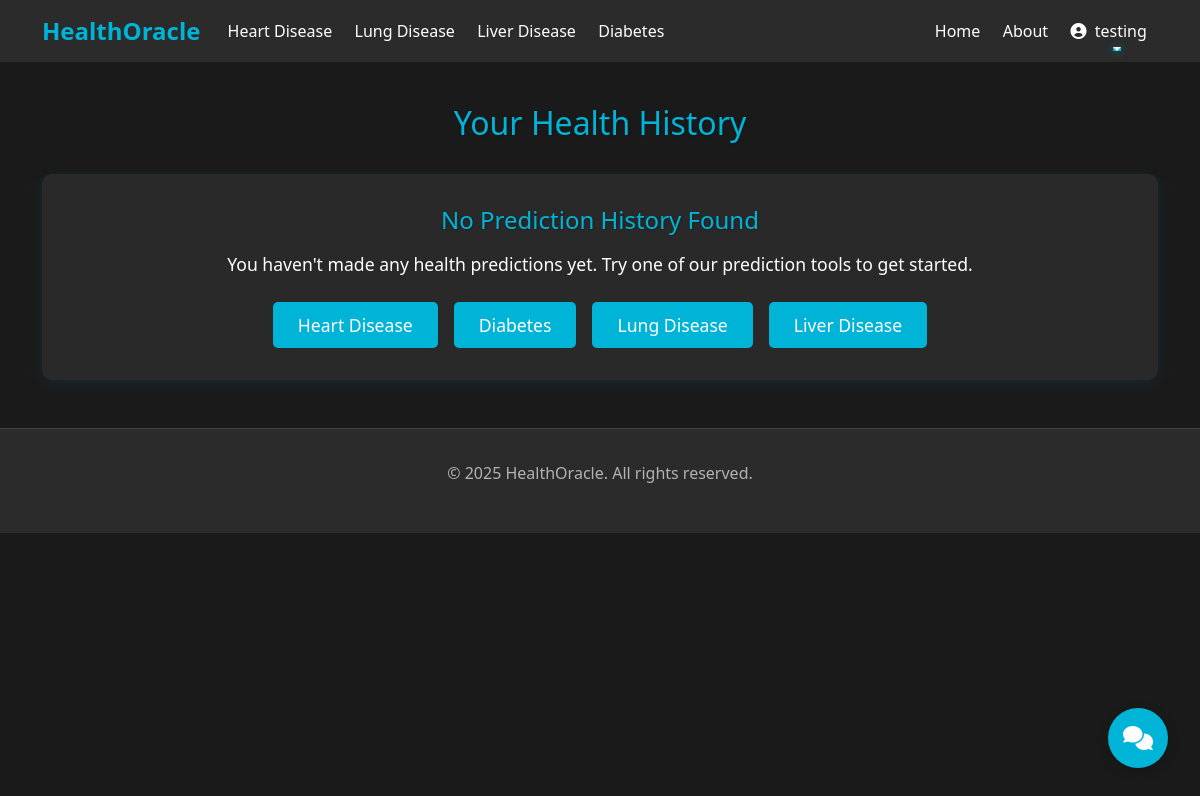
Before: /history/ (signed in) with the older database file.
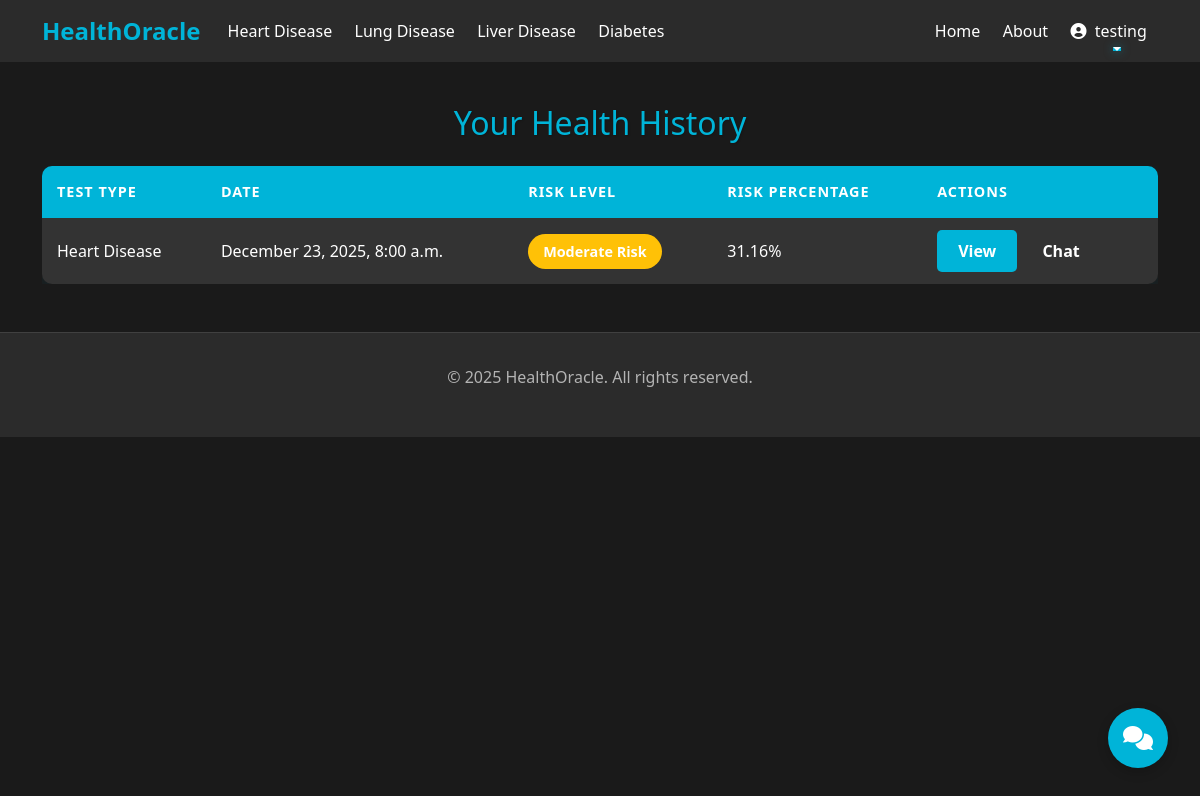
After: the same page with the newer database file.
### HealthOracle/models.py (models this page shows, shortened)
class PredictionHistory(models.Model):
    TEST_TYPES = (
        ('heart', 'Heart Disease'),
        ('lung', 'Lung Disease'),
        ('liver', 'Liver Disease'),
        ('diabetes', 'Diabetes'),
    )
    user = models.ForeignKey(User, on_delete=models.CASCADE)
    test_type = models.CharField(max_length=20, choices=TEST_TYPES)
    risk_percentage = models.FloatField()
    category = models.CharField(max_length=20)
    advice = models.TextField()
    input_data = models.JSONField()
    date_created = models.DateTimeField(auto_now_add=True)
    class Meta:
        ordering = ['-date_created']

### users/views.py (the view)
# urls.py: path('history/', user_views.patient_history, name='history'),
@login_required
def patient_history(request):
    prediction_history = PredictionHistory.objects.filter(user=request.user)
    print(f"Found {prediction_history.count()} predictions for user {request.user.username}")
    return render(request, 'users/history.html', {'prediction_history': prediction_history})

### templates/users/history.html (shortened to what this page needs)
{% extends 'base.html' %}
{% block content %}
<div class="container mt-5">
    <h2 class="text-center mb-4" style="color: var(--accent-color); text-shadow: 1px 1px 2px rgba(0,0,0,0.2);">Your Health History</h2>
    {% if prediction_history %}
        <div class="table-responsive">
            <table class="history-table">
                <thead>
                    <tr>
                        <th>Test Type</th>
                        <th>Date</th>
                        <th>Risk Level</th>
                        <th>Risk Percentage</th>
                        <th>Actions</th>
                    </tr>
                </thead>
                <tbody>
                    {% for prediction in prediction_history %}
                    <tr>
                        <td>{{ prediction.get_test_type_display }}</td>
                        <td>{{ prediction.date_created|date:"F d, Y, g:i a" }}</td>
                        <td>
                            <span class="history-badge {% if prediction.category == 'High Risk' %}bg-danger{% elif prediction.category == 'Moderate Risk' %}bg-warning{% else %}bg-success{% endif %}">
                                {{ prediction.category }}
                            </span>
                        </td>
                        <td>{{ prediction.risk_percentage }}%</td>
                        <td>
                            <a href="{% url 'prediction_detail' prediction.id %}" class="btn history-btn history-btn-view">View</a>
                            <button onclick="setSelectedPrediction('{{ prediction.id }}'); window.location.href='/chatbot/{{ prediction.id }}/';" class="btn history-btn history-btn-suggestions">Chat</button>
                        </td>
                    </tr>
                    {% endfor %}
                </tbody>
            </table>
        </div>
    {% else %}
        <div class="no-history-message">
            <h3>No Prediction History Found</h3>
            <p>You haven't made any health predictions yet. Try one of our prediction tools to get started.</p>
            <div class="d-flex justify-content-center gap-3">
                <a href="{% url 'heart' %}" class="btn btn-primary">Heart Disease</a>
                <a href="{% url 'diabetes' %}" class="btn btn-primary">Diabetes</a>
                <a href="{% url 'lung' %}" class="btn btn-primary">Lung Disease</a>
                <a href="{% url 'liver' %}" class="btn btn-primary">Liver Disease</a>
            </div>
        </div>
    {% endif %}
</div>
{% endblock %}

Changed rows visible on the page:
added PredictionHistory: test_type "Heart Disease", date_created "December 23, 2025, 8:00 a.m.", category "Moderate Risk", risk_percentage "31.16"
Other visible differences:
text no longer shown: "No Prediction History Found You haven't made any health predictions yet. Try one of our prediction tools to get started. Heart Disease Diabetes Lung Disease Liver Disease"
text now shown: "TEST TYPE DATE RISK LEVEL RISK PERCENTAGE ACTIONS"
